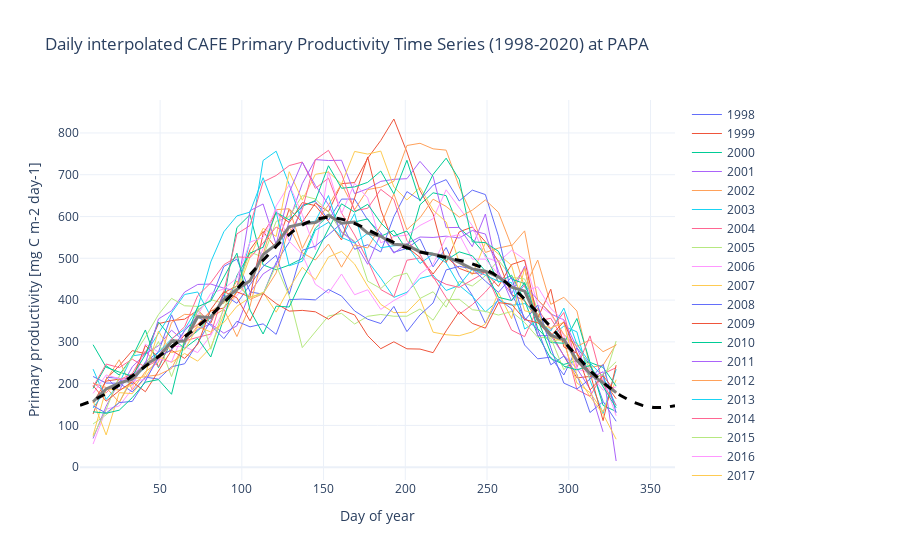

Notebook cell for this chart:
### Code cell
# Plot with interpolated daily values

# Group by year
years = pd.DatetimeIndex(ds_cafe_papa.time.values).year.unique()

fig = go.Figure()

# Plot one line per year 
for year in years:
    yearly_data = ds_cafe_papa.sel(time=str(year))["CAFE"]
    fig.add_trace(go.Scatter(
        x=yearly_data.time.dt.dayofyear,
        y=yearly_data.values,
        mode='lines',
        line=dict(width=1),
        name=str(year),
        showlegend=True 
    ))

# Plot climatology in black
fig.add_trace(go.Scatter(
    x=clim_8d_cafe['day_of_year'],
    y=clim_8d_cafe['CAFE'].values,
    mode='lines',
    name='Median',
    line=dict(color='grey', width=3)
))

# Add the interpolated Fourier daily curve
fig.add_trace(go.Scatter(
    x=np.arange(1, 366),  # day-of-year
    y=cafe_daily,
    mode='lines',
    name='Fourier Interpolated Median',
    line=dict(color='black', width=3, dash='dash')
))
fig.update_layout(
    title='Daily interpolated CAFE Primary Productivity Time Series (1998-2020) at PAPA',
    xaxis_title='Day of year',
    yaxis_title='Primary productivity [mg C m-2 day-1]', 
    template='plotly_white'
)

fig.show()
